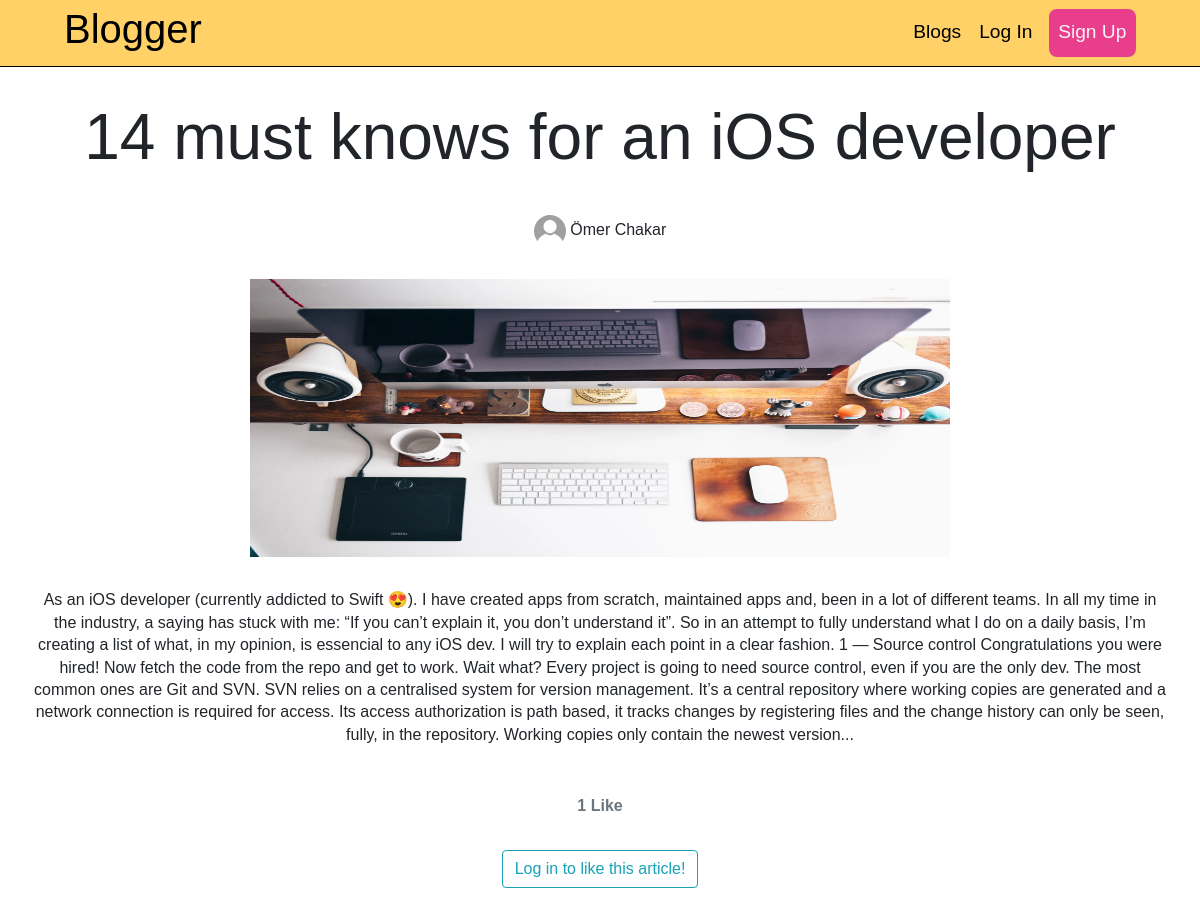
/blog/14-must-knows-for-an-ios-developer, run on the app's committed database.
### blog/models.py (models this page shows, shortened)
class Post(models.Model):
    class Status(models.TextChoices):
        DRAFT = 'DF', 'Draft'
        PUBLISHED = 'PB', 'Published'
    title = models.CharField(max_length=250)
    photo = models.ImageField(upload_to='blog_photos/%Y/%m/%d/',
                              blank=True)
    slug = models.SlugField(max_length=250,null=True,unique=True)
    author = models.ForeignKey(User,
                               on_delete=models.CASCADE,
                               blank=False
                               )
    body = models.TextField()
    publish = models.DateTimeField(default=timezone.now)
    created = models.DateTimeField(auto_now_add=True)
    updated = models.DateTimeField(auto_now=True)
    status = models.CharField(
        max_length=2, choices=Status.choices, default=Status.DRAFT)
    likes = models.ManyToManyField(User, blank=True, related_name="blog_posts")
    class Meta:
        ordering = ['-publish']
        indexes = [
            models.Index(fields=['-publish']),
        ]
    def number_of_likes(self):
        return self.likes.count()

### blog/views.py (the view)
# urls.py: path("blog/<slug:slug>", PostDetailView.as_view(), name="post_detail"),
class PostDetailView(DetailView):
    model = Post
    template_name = "post_detail.html"
    def get_context_data(self, **kwargs):
        data = super().get_context_data(**kwargs)
        likes_connected = get_object_or_404(Post, slug=self.kwargs['slug'])
        liked = False
        if likes_connected.likes.filter(id=self.request.user.id).exists():
            liked = True
        data['number_of_likes'] = likes_connected.number_of_likes()
        data['post_is_liked'] = liked
        return data

### blog/templates/post_detail.html (shortened to what this page needs)
{% extends 'master.html' %} {% load static %} {% block head %}
<link rel="stylesheet" href="https://cdn.jsdelivr.net/npm/bootstrap@4.6.2/dist/css/bootstrap.min.css">
{% endblock %} {% block content %}
    <div id="container">
        <h1 id="title">{{ object.title }}</h1>
        <div>
          <a href="{% url 'profile-username' username=object.author.username %}">
          {% if object.author.profile.photo %}
            <img style="border-radius: 50%;" width="32" height="32" src="{{object.author.profile.photo.url}}" alt="User Photo" />
          {% else %}
            <img width="32" height="32" style="border-radius: 50%;" src="{% static 'avatar.jpg' %}" alt="User Photo" />
          {% endif %}
          </a>
          <span>{{ object.author.first_name}} {{ object.author.last_name }}</span>
        </div>
        {% if object.photo %}
          <img src="{{object.photo.url}}" width="700" height="278"  alt="Blog Photo" />
        {% else %}
          <img src="{% static 'placeholder.png' %}" alt="Blog Photo" />
        {% endif %}
        <p>{{ object.body }}</p>
        <strong class="text-secondary">{{ number_of_likes }} Like{{ number_of_likes|pluralize }}</strong>
        {% if user.is_authenticated %}
          <form action="{% url 'blogpost_like' object.slug %}" method="POST">
            {% csrf_token %}
            {% if post_is_liked %}
            <button type="submit" name="blogpost_id" value="{{object.slug}}" class="btn btn-info">Unlike</button>
            {% else %}
            <button type="submit" name="blogpost_id" value="{{object.slug}}" class="btn btn-info">Like</button>
            {% endif %}
          </form>
        {% else %}
          <a class="btn btn-outline-info" href="{% url 'login' %}?next={{request.path}}">Log in to like this article!</a><br>
        {% endif %}
    </div>
{% endblock %}

### blog/static/color.css (style rules this page uses)
*:root { --sunglow: #ffd166; --pink: #ef476f; --emerald: #06d6a0; --bg-primary: #fffcf9; }

### blog/templates/post_detail.html (style rules this page uses)
* { box-sizing: border-box; font-family: "Franklin Gothic Medium", "Arial Narrow", Arial, sans-serif; }
body { margin: 0; padding: 0; width: 100%; height: 100%; }
#title { text-align: center; font-size: 4rem; }
#container { display: flex; flex-direction: column; justify-items: flex-start; align-items: center; gap: 2rem; padding: 2rem; }
#container p { text-align: center; line-height: 1.4rem; }

### data on the page
Post: title "14 must knows for an iOS developer", author.first_name "Ömer", author.last_name "Chakar", photo (picture), body "As an iOS developer (currently addicted to Swift 😍). I have created apps from scratch, maintained apps and, been in a lot of different teams. In all my time in the industry, a saying has stuck with me: “If you can’t explain it, you don’t understand it”. So in an attempt to fully understand what I do on a daily basis, I’m creating a list of what, in my opinion, is essencial to any iOS dev. I will try to explain each point in a clear fashion. 1 — Source control Congratulations you were hired! Now fetch the code from the repo and get to work. Wait what? Every project is going to need source control, even if you are the only dev. The most common ones are Git and SVN. SVN relies on a centralised…"

### other printed values
{{ number_of_likes }} "1"
